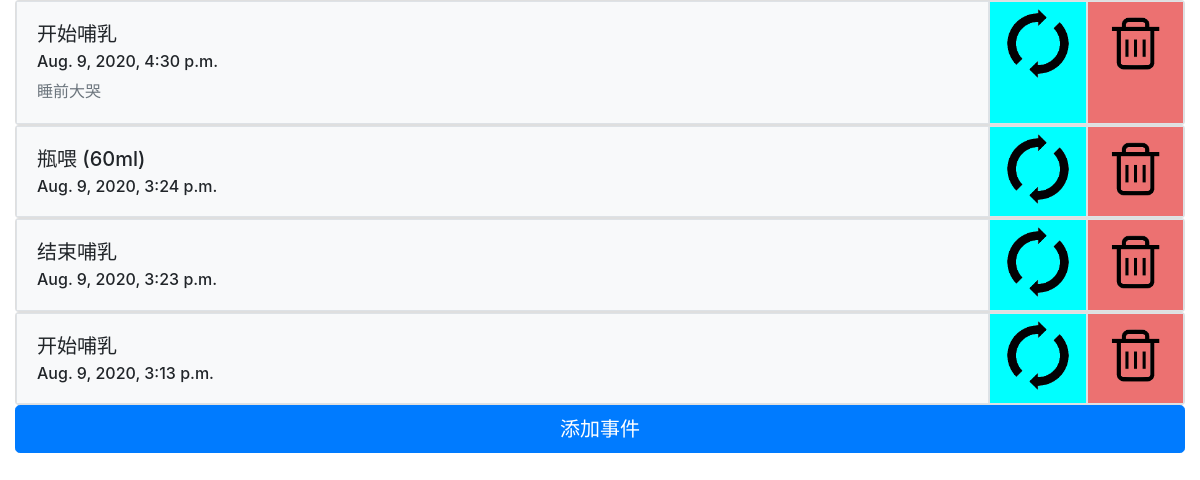
/feed/, run on the app's committed database.
### qiyao_events/models.py (models this page shows, shortened)
class QiyaoEvent(models.Model):
    EVENT_TYPE_CHOICES = [
        ('START_FEED', '开始哺乳'),
        ('STOP_FEED', '结束哺乳'),
        ('START_SLEEP', '开始睡觉'),
        ('STOP_SLEEP', '结束睡觉'),
        ('PEE', '小便'),
        ('PASS_MOTION', '大便'),
        ('BOTTLE_FEED', '瓶喂')
    ]
    EVENT_TYPE_DICT = {tup[0]: tup[1] for tup in EVENT_TYPE_CHOICES}
    event_type = models.CharField(max_length=64, choices=EVENT_TYPE_CHOICES) # store available event types string
    time = models.DateTimeField(default=timezone.now)
    int_param = models.IntegerField(null=True, blank=True)
    str_param = models.CharField(max_length=128, blank=True)
    def get_event_type_display(self):
        return self.EVENT_TYPE_DICT[self.event_type]

### qiyao_events/views.py (the view)
# urls.py: path('', events_views.EventListView.as_view(), name='events-list'),
class EventListView(ListView):
    model = QiyaoEvent
    def get_queryset(self):
        return QiyaoEvent.objects.order_by("-time").all()[:12]

### qiyao_events/templates/qiyao_events/qiyaoevent_list.html
{% extends 'qiyao_events/base.html' %}
{% load static %}
{% block content %}
  {% for event in object_list %}
    <div class="card">
      <div class="row no-gutters">
        <div class="col-md-10 col-8 border">
          <div class="card-body bg-light">
            <h5 class="card-title">{{ event.get_event_type_display }}{% if event.int_param %} ({{ event.int_param }}ml){% endif %}</h5>
            <h6 class="card-subtitle">{{ event.time }}</h6>
            {% if event.str_param %}
              <p class="card-text text-muted mt-2">{{ event.str_param }}</p>
            {% endif %}
          </div>
        </div>
        <div class="col update-icon border">
          <a type="button" class="btn" id="update_event_{{ event.pk }}" href="{% url 'events-update' event.pk %}">
            <img class="img-fluid" src="{% static 'qiyao_events/img/update_icon.png' %}" alt="">
          </a>
        </div>
        <div class="col remove-icon border">
          <a type="button" class="btn" id="remove_event_{{ event.pk }}" href="{% url 'events-delete' event.pk %}">
            <img class="img-fluid" src="{% static 'qiyao_events/img/remove_icon.png' %}" alt="">
          </a>
        </div>
      </div>
    </div>
  {% endfor %}
  <div class="row no-gutters">
    <a class="btn btn-primary btn-lg btn-block" href="{% url 'events-add' %}">添加事件</a>
  </div>
{% endblock %}

### qiyao_events/templates/qiyao_events/base.html (shortened to what this page needs)
{% load static %}
<!DOCTYPE html>
<html lang="en">
<head>
    <link rel="stylesheet" href="https://stackpath.bootstrapcdn.com/bootstrap/4.5.0/css/bootstrap.min.css">
    <link rel="stylesheet" href="{% static 'qiyao_events/css/main.css' %}">
</head>
<body>
    <div class="container-fluid">
        {% block content %}{% endblock %}
    </div>
</body>
</html>

### qiyao_events/static/qiyao_events/css/main.css (style rules this page uses)
.update-icon { background-color: aqua; align-items: center; }
.remove-icon { background-color: #ec7171; align-items: center; }

### data on the page
QiyaoEvent: event_type "开始哺乳", time "Aug. 9, 2020, 4:30 p.m.", str_param "睡前大哭"
QiyaoEvent: event_type "瓶喂", int_param "60", time "Aug. 9, 2020, 3:24 p.m."
QiyaoEvent: event_type "结束哺乳", time "Aug. 9, 2020, 3:23 p.m."
QiyaoEvent: event_type "开始哺乳", time "Aug. 9, 2020, 3:13 p.m."
